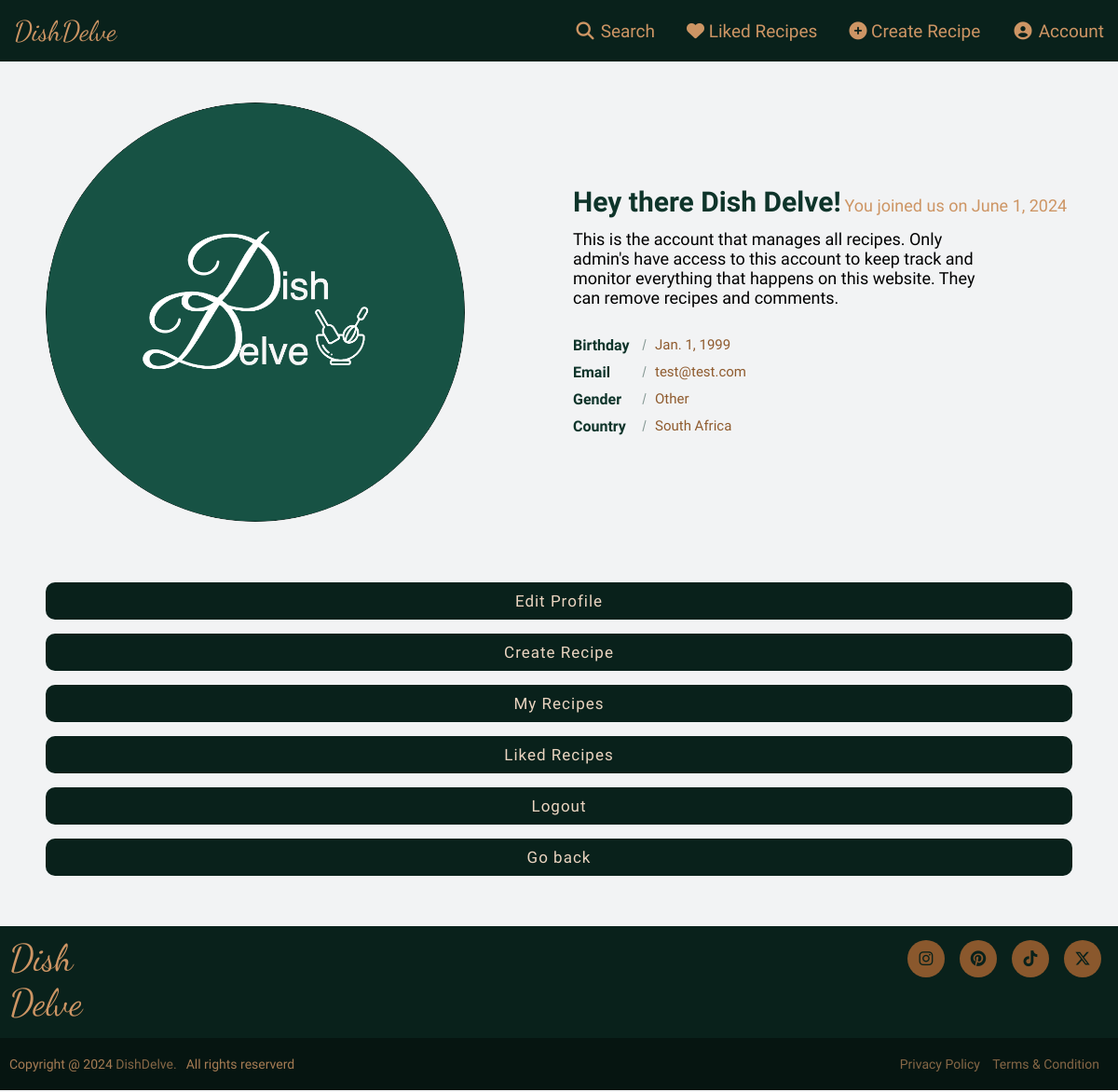
The app's page /account-information/ (signed in) with its own data.
### recipes/models.py (models this page shows, shortened)
class User(AbstractBaseUser, PermissionsMixin):
    email = models.EmailField(unique=True, help_text="Email address of user which is unique in database")
    first_name = models.CharField(max_length=50, help_text="First name of user")
    last_name = models.CharField(max_length=50, help_text="Last name of user")
    profile_picture = models.ImageField(upload_to='user_profile/', null=True, blank=True, help_text="Profile picture of user")
    bio = models.TextField(null=True, blank=True, help_text="Short bio of user when another user views profile")
    is_active = models.BooleanField(default=True, help_text="Whether user is active")
    is_staff = models.BooleanField(default=False, help_text="Whether user is staff")
    date_joined = models.DateTimeField(auto_now_add=True, help_text="Date the account was created")
    date_of_birth = models.DateField(null=True, blank=True, help_text="Date of birth of user")
    gender = models.CharField(max_length=10, choices=GENDER_CHOICE, null=True, blank=True, help_text="Gender of user")
    country = models.CharField(max_length=80, choices=COUNTRY_CHOICES, null=True, blank=True, help_text="Country of user")
    objects = CustomUserManager()
    USERNAME_FIELD = 'email'
    REQUIRED_FIELDS = []

### recipes/views.py (the view)
# urls.py: path('account-information/', AccountInformationView.as_view(), name='account_information'),
class AccountInformationView(LoginRequiredMixin, TemplateView):
    login_url = reverse_lazy('user_login')
    template_name = 'recipes/account.html'
    def get_context_data(self, **kwargs):
        context = super(AccountInformationView, self).get_context_data(**kwargs)
        user_information = self.request.user
        context['user'] = user_information
        return context

### recipes/templates/recipes/account.html (shortened to what this page needs)
{% extends "recipes/base.html" %}
{% load static %}
{% block links %}
    <link rel="stylesheet" type="text/css" href="{% static 'recipes/styles.css' %}">
    <link rel='stylesheet' href="{% static 'recipes/account.css' %}">
{% endblock %}
{% block content %}
    <div class="base-container">
        <div class="container">
            <div class="row align-items-center flex-row-reverse">
                <div class="col-lg-6">
                    <div class="about-text go-to">
                        <label class="title-account">Hey there {{ user.first_name|title }} {{ user.last_name|title }}!</label>
                        <label class="sub-title-account">You joined us on {{ user.date_joined.date }}</label>
                        {% if user.bio %}
                            <p>{{ user.bio }}</p>
                        {% else %}
                            <p>You haven't mentioned anything about yourself to us yet! </p>
                            <p>Click on the <b>'Edit Profile'</b> button to tell us more about yourself.</p>
                        {% endif %}
                        <div class="row about-list">
                            <div class="col-md-6">
                                <div class="media">
                                    <label>Birthday</label>
                                    <p>{{ user.date_of_birth }}</p>
                                </div>
                                <div class="media">
                                    <label>Email</label>
                                    <p>{{ user.email }}</p>
                                </div>
                                <div class="media">
                                    <label>Gender</label>
                                    <p>{{ user.gender }}</p>
                                </div>
                                <div class="media">
                                    <label>Country</label>
                                    <p>{{ user.country }}</p>
                                </div>
                            </div>
                        </div>
                    </div>
                </div>
                <div class="col-lg-6">
                    <div class="about-avatar">
                        {% if user.profile_picture %}
                            <img class="account-profile-image" src="{{ user.profile_picture.url }}" alt="Profile Picture">
                        {% else %}
                            <img class="account-profile-image" src="{% static 'recipes/default-profile-picture.png' %}" alt="Profile Picture">
                        {% endif %}
                    </div>
                </div>
            </div>
            <div class="counter">
                <div class="row">
                    <div class="account-button-container">
                        <div class="count-data text-center">
                            <button type="button" onclick="window.location.href='{% url 'edit_account_information' %}'" class="account-info-buttons">Edit Profile</button>
                        </div>
                    </div>
                    <div class="account-button-container">
                        <div class="count-data text-center">
                            <button type="button" onclick="window.location.href='{% url 'recipe_creation' %}'" class="account-info-buttons">Create Recipe</button>
                        </div>
                    </div>
                    <div class="account-button-container">
                        <div class="count-data text-center">
                            <button type="button" onclick="window.location.href='{% url 'account_recipes' %}'" class="account-info-buttons">My Recipes</button>
                        </div>
                    </div>
                    <div class="account-button-container">
                        <div class="count-data text-center">
                            <button type="button" onclick="window.location.href='{% url 'liked_recipes' %}'" class="account-info-buttons">Liked Recipes</button>
                        </div>
                    </div>
                    <div class="account-button-container">
                        <div class="count-data text-center">
                            <button type="button" onclick="window.location.href='{% url 'logout' %}'" class="account-info-buttons">Logout</button>
                            <button class="account-info-buttons" onclick="window.history.back()" type="button">Go back</button>
                        </div>
                    </div>
                </div>
            </div>
        </div>
    </div>
{% endblock %}

### recipes/static/recipes/styles.css (style rules this page uses)
* { margin: 0; padding: 0; box-sizing: border-box; font-family: 'Barlow Semi Condensed', sans-serif; }
body { position: relative; min-height: 100%; padding-bottom: 178px; background-color: #f2f3f4; display: flex; flex-direction: column; margin: 0; }
html { height: 100%; }
img { max-width: 100%; }
img { vertical-align: middle; border-style: none; }
.about-text p, .about-recipe { font-size: 18px; max-width: 450px; }
.about-list { padding-top: 10px; }
.about-list .media { padding: 5px 0; }
.about-list label:after { content: ""; position: absolute; top: 0; bottom: 0; right: 11px; width: 1px; height: 12px; background: #0e342a; -moz-transform: rotate(15deg); -o-transform: rotate(15deg); -ms-transform: rotate(15deg); -webkit-transform: rotate(15deg); transform: rotate(15deg); margin: auto; opacity: 0.5; }
.about-list p { margin: 0; font-size: 15px; color: #8f5b2e; }
.account-button-container { position: relative; width: 100%; padding-right: 15px; padding-left: 15px; }
.title-account { position: relative; font-size: 30px; font-weight: 600; color: #0e342a; }
.sub-title-account { margin-bottom: 15px; font-size: 18px; font-weight: 400; color: #cd9564; }
.account-info-buttons { width: 100%; margin-top: 15px; border: none; color: #ebd5c1; font-size: 17px; font-weight: 500; letter-spacing: 1px; padding: 10px; background-color: #09211b; display: flex; flex-direction: column; justify-content: center; align-items: center; border-radius: 10px; cursor: pointer; transition: all 0.2s ease-in-out; }
.about-avatar { display: flex; justify-content: center; align-items: center; overflow: hidden; border-radius: 50%; }
.account-profile-image { width: 100%; height: 100%; object-fit: cover; }
.about-avatar { width: 450px; height: 450px; }
.about-list label { color: #0e342a; font-weight: 600; width: 88px; margin: 0; position: relative; }
.base-container { padding: 34px; width: 100%; margin: 10px auto 20px; }

### records on screen
User: first_name "Dish", last_name "Delve", date_joined "June 1, 2024", bio "This is the account that manages all recipes. Only admin's have access to this account to keep track and monitor everything that happens on this website. They can remove recipes and comments.", date_of_birth "Jan. 1, 1999", email "test@test.com", gender "Other", country "South Africa", profile_picture (picture)
